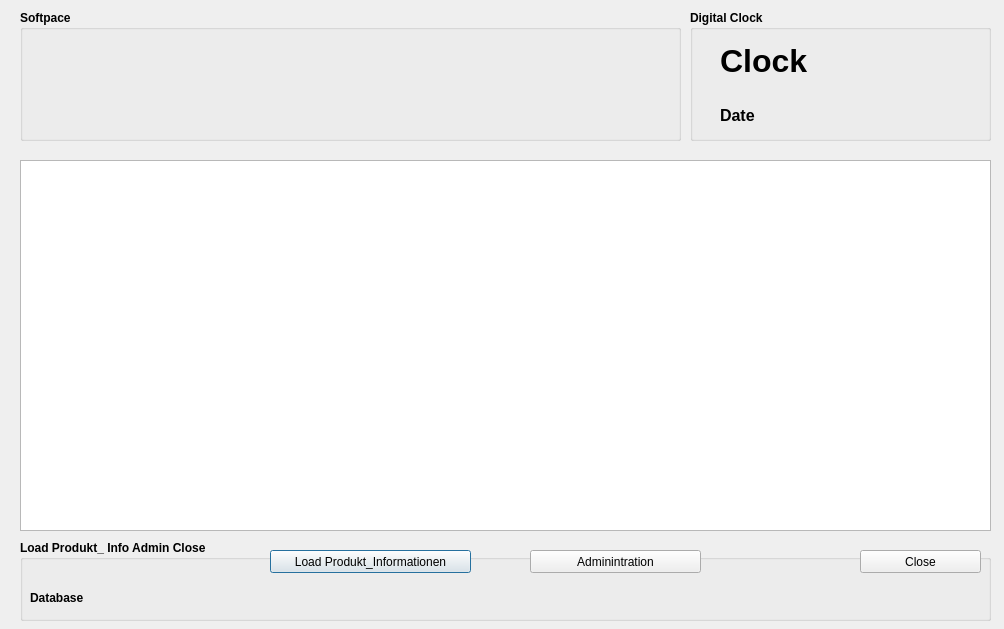
<?xml version="1.0" encoding="UTF-8"?>
<ui version="4.0">
 <class>ProduktInfo</class>
 <widget class="QDialog" name="ProduktInfo">
  <property name="geometry">
   <rect>
    <x>0</x>
    <y>0</y>
    <width>1004</width>
    <height>629</height>
   </rect>
  </property>
  <property name="windowTitle">
   <string>Dialog</string>
  </property>
  <widget class="QGroupBox" name="groupBox_DigitalClock">
   <property name="geometry">
    <rect>
     <x>690</x>
     <y>10</y>
     <width>301</width>
     <height>131</height>
    </rect>
   </property>
   <property name="font">
    <font>
     <weight>75</weight>
     <bold>true</bold>
    </font>
   </property>
   <property name="title">
    <string>Digital Clock</string>
   </property>
   <widget class="QLabel" name="label_DigitalClock">
    <property name="geometry">
     <rect>
      <x>30</x>
      <y>20</y>
      <width>251</width>
      <height>61</height>
     </rect>
    </property>
    <property name="font">
     <font>
      <pointsize>24</pointsize>
     </font>
    </property>
    <property name="text">
     <string>Clock</string>
    </property>
   </widget>
   <widget class="QLabel" name="label_DateTime">
    <property name="geometry">
     <rect>
      <x>30</x>
      <y>90</y>
      <width>251</width>
      <height>31</height>
     </rect>
    </property>
    <property name="font">
     <font>
      <pointsize>12</pointsize>
     </font>
    </property>
    <property name="text">
     <string>Date</string>
    </property>
   </widget>
  </widget>
  <widget class="QGroupBox" name="groupBoxLoadProduktAdminClose">
   <property name="geometry">
    <rect>
     <x>20</x>
     <y>540</y>
     <width>971</width>
     <height>81</height>
    </rect>
   </property>
   <property name="font">
    <font>
     <weight>75</weight>
     <bold>true</bold>
    </font>
   </property>
   <property name="title">
    <string>Load Produkt_ Info Admin Close</string>
   </property>
   <widget class="QPushButton" name="pushButton_ProduktInfo">
    <property name="geometry">
     <rect>
      <x>250</x>
      <y>10</y>
      <width>201</width>
      <height>23</height>
     </rect>
    </property>
    <property name="font">
     <font>
      <weight>50</weight>
      <bold>false</bold>
     </font>
    </property>
    <property name="text">
     <string>Load Produkt_Informationen</string>
    </property>
   </widget>
   <widget class="QPushButton" name="pushButton_Admin">
    <property name="geometry">
     <rect>
      <x>510</x>
      <y>10</y>
      <width>171</width>
      <height>23</height>
     </rect>
    </property>
    <property name="font">
     <font>
      <weight>50</weight>
      <bold>false</bold>
     </font>
    </property>
    <property name="text">
     <string>Adminintration</string>
    </property>
   </widget>
   <widget class="QPushButton" name="pushButtonClose">
    <property name="geometry">
     <rect>
      <x>840</x>
      <y>10</y>
      <width>121</width>
      <height>23</height>
     </rect>
    </property>
    <property name="font">
     <font>
      <weight>50</weight>
      <bold>false</bold>
     </font>
    </property>
    <property name="text">
     <string>Close</string>
    </property>
   </widget>
   <widget class="QLabel" name="Label_DatabaseConnecction">
    <property name="geometry">
     <rect>
      <x>10</x>
      <y>50</y>
      <width>211</width>
      <height>16</height>
     </rect>
    </property>
    <property name="font">
     <font>
      <weight>75</weight>
      <bold>true</bold>
     </font>
    </property>
    <property name="text">
     <string>Database</string>
    </property>
   </widget>
  </widget>
  <widget class="QGroupBox" name="groupBoxSoftpace">
   <property name="geometry">
    <rect>
     <x>20</x>
     <y>10</y>
     <width>661</width>
     <height>131</height>
    </rect>
   </property>
   <property name="font">
    <font>
     <weight>75</weight>
     <bold>true</bold>
    </font>
   </property>
   <property name="title">
    <string>Softpace</string>
   </property>
   <widget class="QLabel" name="label">
    <property name="geometry">
     <rect>
      <x>10</x>
      <y>20</y>
      <width>331</width>
      <height>101</height>
     </rect>
    </property>
    <property name="text">
     <string/>
    </property>
    <property name="pixmap">
     <pixmap>../../../../Qt/Logo/Logo.jpg</pixmap>
    </property>
   </widget>
   <widget class="QLabel" name="label_4">
    <property name="geometry">
     <rect>
      <x>350</x>
      <y>20</y>
      <width>281</width>
      <height>101</height>
     </rect>
    </property>
    <property name="text">
     <string/>
    </property>
    <property name="pixmap">
     <pixmap>../../../../Qt/Blaise-Passbilder/Blaise-Passbild_klein_sw.jpg</pixmap>
    </property>
   </widget>
  </widget>
  <widget class="QTableView" name="tableViewProdukt">
   <property name="geometry">
    <rect>
     <x>20</x>
     <y>160</y>
     <width>971</width>
     <height>371</height>
    </rect>
   </property>
  </widget>
 </widget>
 <resources/>
 <connections/>
</ui>
